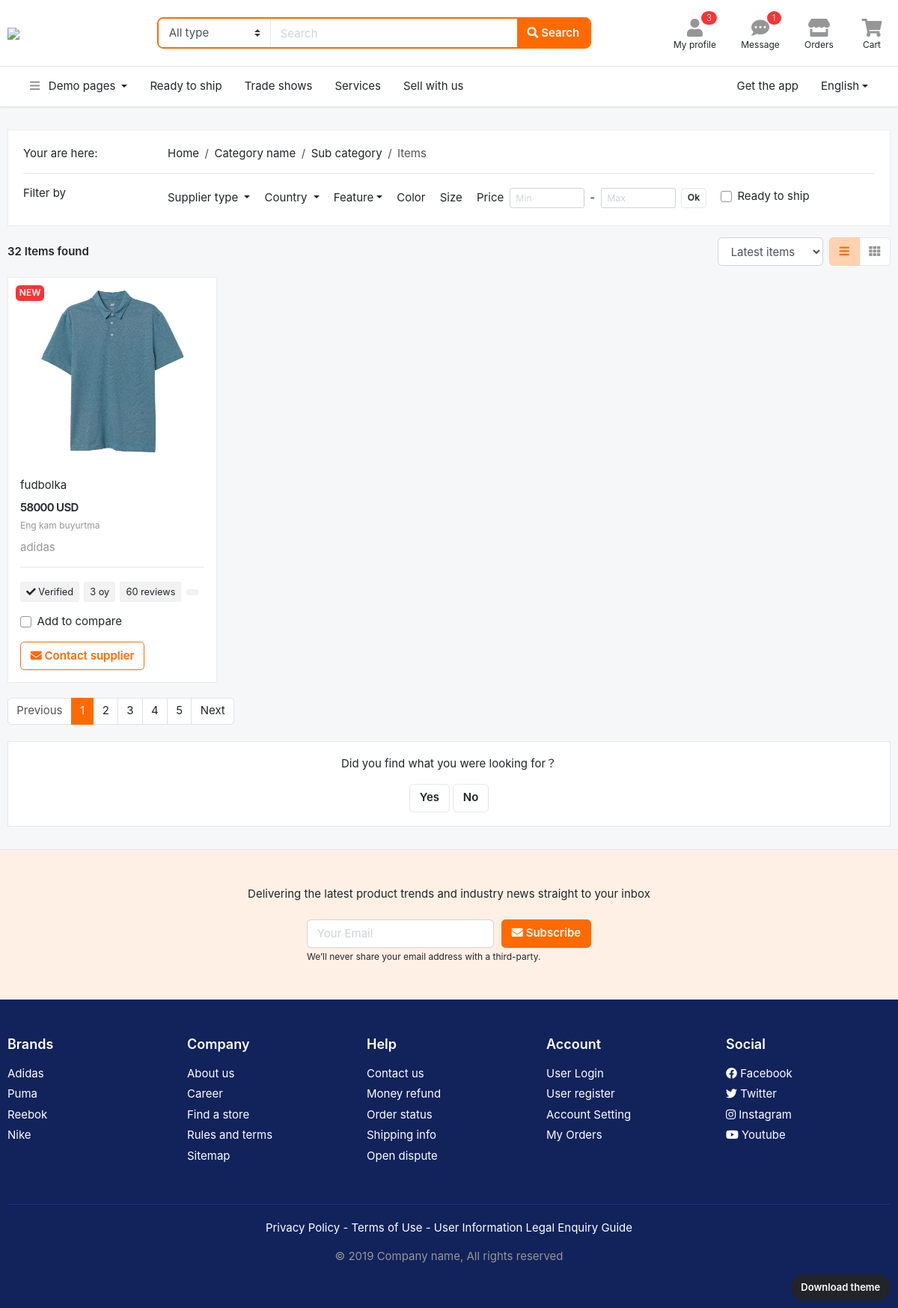
The page /ichki/8/ on the database its author committed.
### Alistyleapp/models.py (models this page shows, shortened)
class Mahsulot(models.Model):
    nom = models.CharField(max_length=50)
    narx = models.PositiveSmallIntegerField()
    ishlab_ch = models.CharField(max_length=100)
    kafolat = models.CharField(max_length=60)
    yetkazish = models.CharField(max_length=50)
    olchov = models.CharField(max_length=10, blank=True)
    min_buyurtma = models.CharField(max_length=10, blank=True)
    mavjud = models.BooleanField(default=True)
    batafsil = models.TextField()
    chegirma = models.PositiveSmallIntegerField(default=0)
    ichki = models.ForeignKey(Ichki, on_delete=models.SET_NULL, null=True, related_name="ichki_mahsulotlar")

class Media(models.Model):
    rasm = models.FileField()
    mahsulot = models.ForeignKey(Mahsulot, on_delete=models.SET_NULL, null=True, related_name="mahsulot_medialar")

### Alistyleapp/views.py (the view)
# urls.py: path('ichki/<int:pk>/', IchkiBolimView.as_view(), name="ichki_id"),
class IchkiBolimView(View):
    def get(self, request, pk):
        data = {
            "mahsulotlar": Ichki.objects.get(id=pk).ichki_mahsulotlar.all()
        }
        return render(request, "page-listing-grid.html", data)

### templates/page-listing-grid.html (shortened to what this page needs)
<!DOCTYPE HTML>
<html lang="en">
{% load static %}
<head>
<link href="{% static 'css/bootstrap.css' %}" rel="stylesheet" type="text/css"/>
<link href="{% static 'fonts/fontawesome/css/all.min.css' %}" type="text/css" rel="stylesheet">
<link href="{% static 'css/ui.css' %}" rel="stylesheet" type="text/css"/>
<link href="{% static 'css/responsive.css' %}" rel="stylesheet" type="text/css" />
</head>
<body>
<a href="{% static 'bootstrap-ecommerce.com/page-themes.html' %}" class="btn btn-dark rounded-pill" style="font-size:13px; z-index:100; position: fixed; bottom:10px; right:10px;">Download theme</a>
<header class="section-header">
<section class="header-main border-bottom">
	<div class="container">
		<div class="row align-items-center">
			<div class="col-xl-2 col-lg-3 col-md-12">
				<a href="{% static 'bootstrap-ecommerce.com' %}" class="brand-wrap">
					<img class="logo" src="images/logo.png">
				</a>
			</div>
			<div class="col-xl-6 col-lg-5 col-md-6">
				<form action="#" class="search-header">
					<div class="input-group w-100">
						<select class="custom-select border-right"  name="category_name">
								<option value="">All type</option><option value="codex">Special</option>
						</select>
					    <input type="text" class="form-control" placeholder="Search">
					    <div class="input-group-append">
					      <button class="btn btn-primary" type="submit">
					        <i class="fa fa-search"></i> Search
					      </button>
					    </div>
				    </div>
				</form>
			</div>
			<div class="col-xl-4 col-lg-4 col-md-6">
				<div class="widgets-wrap float-md-right">
					<div class="widget-header mr-3">
						<a href="#" class="widget-view">
							<div class="icon-area">
								<i class="fa fa-user"></i>
								<span class="notify">3</span>
							</div>
							<small class="text"> My profile </small>
						</a>
					</div>
					<div class="widget-header mr-3">
						<a href="#" class="widget-view">
							<div class="icon-area">
								<i class="fa fa-comment-dots"></i>
								<span class="notify">1</span>
							</div>
							<small class="text"> Message </small>
						</a>
					</div>
					<div class="widget-header mr-3">
						<a href="#" class="widget-view">
							<div class="icon-area">
								<i class="fa fa-store"></i>
							</div>
							<small class="text"> Orders </small>
						</a>
					</div>
					<div class="widget-header">
						<a href="#" class="widget-view">
							<div class="icon-area">
								<i class="fa fa-shopping-cart"></i>
							</div>
							<small class="text"> Cart </small>
						</a>
					</div>
				</div>
			</div>
		</div>
	</div>
</section>
<nav class="navbar navbar-main navbar-expand-lg border-bottom">
  <div class="container">
    <div class="collapse navbar-collapse" id="main_nav">
      <ul class="navbar-nav">
		<li class="nav-item dropdown">
			<a class="nav-link dropdown-toggle" data-toggle="dropdown" href="#"> <i class="fa fa-bars text-muted mr-2"></i> Demo pages </a>
		</li>
      	<li class="nav-item">
           <a class="nav-link" href="#">Ready to ship</a>
        </li>
        <li class="nav-item">
          <a class="nav-link" href="#">Trade shows</a>
        </li>
        <li class="nav-item">
          <a class="nav-link" href="#">Services</a>
        </li>
        <li class="nav-item">
          <a class="nav-link" href="#">Sell with us</a>
        </li>
      </ul>
      <ul class="navbar-nav ml-md-auto">
      	  <li class="nav-item">
            <a class="nav-link" href="#">Get the app</a>
          </li>
	      <li class="nav-item dropdown">
	        <a class="nav-link dropdown-toggle" href="http://example.com" data-toggle="dropdown">English</a>
	      </li>
	   </ul>
    </div>
  </div>
</nav>
</header>
<section class="section-content padding-y">
<div class="container">
<div class="card mb-3">
	<div class="card-body">
<div class="row">
	<div class="col-md-2"> Your are here: </div>
	<nav class="col-md-8">
	<ol class="breadcrumb">
	    <li class="breadcrumb-item"><a href="#">Home</a></li>
	    <li class="breadcrumb-item"><a href="#">Category name</a></li>
	    <li class="breadcrumb-item"><a href="#">Sub category</a></li>
	    <li class="breadcrumb-item active" aria-current="page">Items</li>
	</ol>
	</nav>
</div>
<hr>
<div class="row">
	<div class="col-md-2">Filter by</div>
	<div class="col-md-10">
		<ul class="list-inline">
		  <li class="list-inline-item mr-3 dropdown"><a href="#" class="dropdown-toggle" data-toggle="dropdown">   Supplier type </a>
	      </li>
	      <li class="list-inline-item mr-3 dropdown">
	      	<a href="#" class="dropdown-toggle" data-toggle="dropdown">  Country </a>
	      </li>
		  <li class="list-inline-item mr-3 dropdown">
		  	<a href="#" class="dropdown-toggle" data-toggle="dropdown">Feature</a>
		  </li>
		  <li class="list-inline-item mr-3"><a href="#">Color</a></li>
		  <li class="list-inline-item mr-3"><a href="#">Size</a></li>
		  <li class="list-inline-item mr-3">
		  	<div class="form-inline">
		  		<label class="mr-2">Price</label>
				<input class="form-control form-control-sm" placeholder="Min" type="number">
					<span class="px-2"> - </span>
				<input class="form-control form-control-sm" placeholder="Max" type="number">
				<button type="submit" class="btn btn-sm btn-light ml-2">Ok</button>
			</div>
		  </li>
		  <li class="list-inline-item mr-3">
		  	<label class="custom-control mt-1 custom-checkbox">
			  <div class="custom-control-label">Ready to ship
			  </div>
			</label>
		  </li>
		</ul>
	</div>
</div>
	</div>
</div>
<header class="mb-3">
		<div class="form-inline">
			<strong class="mr-md-auto">32 Items found </strong>
			<select class="mr-2 form-control">
				<option>Latest items</option>
			</select>
			<div class="btn-group">
				<a href="page-listing-grid.html" class="btn btn-light active" data-toggle="tooltip" title="List view">
					<i class="fa fa-bars"></i></a>
				<a href="page-listing-large.html" class="btn btn-light" data-toggle="tooltip" title="Grid view">
					<i class="fa fa-th"></i></a>
			</div>
		</div>
</header>
<div class="row">
	{% for mahsulot in mahsulotlar %}
	<div class="col-md-3">
		<figure class="card card-product-grid">
			<div class="img-wrap">
				<span class="badge badge-danger"> NEW </span>
				{% for media in mahsulot.mahsulot_medialar.all|slice:':1' %}
				<img src="{{media.rasm.url}}">
				{% endfor %}
			</div>
			<figcaption class="info-wrap">
					<a href="/mahsulot/{{mahsulot.id}}/" class="title mb-2">{{mahsulot.nom}}</a>
					<div class="price-wrap">
						<span class="price">{{mahsulot.narx}} USD</span>
					</div>
					<p class="mb-2">{{mahsulot.min_buyurtma}}<small class="text-muted">Eng kam buyurtma</small></p>
					<p class="text-muted ">{{mahsulot.ishlab_ch}}</p>
					<hr>
					<p class="mb-3">
						<span class="tag"> <i class="fa fa-check"></i> Verified</span>
						<span class="tag">{{mahsulot.kafolat}}</span>
						<span class="tag"> 60 reviews </span>
						<span class="tag"> {{mahsulot.mamlakat }} </span>
					</p>
					<label class="custom-control mb-3 custom-checkbox">
					  <div class="custom-control-label">Add to compare
					  </div>
					</label>
					<a href="#" class="btn btn-outline-primary"> <i class="fa fa-envelope"></i> Contact supplier </a>
			</figcaption>
		</figure>
	</div>
	{% endfor %}
</div>
<nav class="mb-4" aria-label="Page navigation sample">
  <ul class="pagination">
    <li class="page-item disabled"><a class="page-link" href="#">Previous</a></li>
    <li class="page-item active"><a class="page-link" href="#">1</a></li>
    <li class="page-item"><a class="page-link" href="#">2</a></li>
    <li class="page-item"><a class="page-link" href="#">3</a></li>
    <li class="page-item"><a class="page-link" href="#">4</a></li>
    <li class="page-item"><a class="page-link" href="#">5</a></li>
    <li class="page-item"><a class="page-link" href="#">Next</a></li>
  </ul>
</nav>
<div class="box text-center">
	<p>Did you find what you were looking for？</p>
	<a href="" class="btn btn-light">Yes</a>
	<a href="" class="btn btn-light">No</a>
</div>
</div>
</section>
<section class="padding-y-lg bg-light border-top">
<div class="container">
<p class="pb-2 text-center">Delivering the latest product trends and industry news straight to your inbox</p>
<div class="row justify-content-md-center">
	<div class="col-lg-4 col-sm-6">
<form class="form-row">
		<div class="col-8">
		<input class="form-control" placeholder="Your Email" type="email">
		</div>
		<div class="col-4">
		<button type="submit" class="btn btn-block btn-warning"> <i class="fa fa-envelope"></i> Subscribe </button>
		</div>
</form>
<small class="form-text">We’ll never share your email address with a third-party. </small>
	</div>
</div>
</div>
</section>
<footer class="section-footer bg-secondary">
	<div class="container">
		<section class="footer-top padding-y-lg text-white">
			<div class="row">
				<aside class="col-md col-6">
					<h6 class="title">Brands</h6>
					<ul class="list-unstyled">
						<li> <a href="#">Adidas</a></li>
						<li> <a href="#">Puma</a></li>
						<li> <a href="#">Reebok</a></li>
						<li> <a href="#">Nike</a></li>
					</ul>
				</aside>
				<aside class="col-md col-6">
					<h6 class="title">Company</h6>
					<ul class="list-unstyled">
						<li> <a href="#">About us</a></li>
						<li> <a href="#">Career</a></li>
						<li> <a href="#">Find a store</a></li>
						<li> <a href="#">Rules and terms</a></li>
						<li> <a href="#">Sitemap</a></li>
					</ul>
				</aside>
				<aside class="col-md col-6">
					<h6 class="title">Help</h6>
					<ul class="list-unstyled">
						<li> <a href="#">Contact us</a></li>
						<li> <a href="#">Money refund</a></li>
						<li> <a href="#">Order status</a></li>
						<li> <a href="#">Shipping info</a></li>
						<li> <a href="#">Open dispute</a></li>
					</ul>
				</aside>
				<aside class="col-md col-6">
					<h6 class="title">Account</h6>
					<ul class="list-unstyled">
						<li> <a href="#"> User Login </a></li>
						<li> <a href="#"> User register </a></li>
						<li> <a href="#"> Account Setting </a></li>
						<li> <a href="#"> My Orders </a></li>
					</ul>
				</aside>
				<aside class="col-md">
					<h6 class="title">Social</h6>
					<ul class="list-unstyled">
						<li><a href="#"> <i class="fab fa-facebook"></i> Facebook </a></li>
						<li><a href="#"> <i class="fab fa-twitter"></i> Twitter </a></li>
						<li><a href="#"> <i class="fab fa-instagram"></i> Instagram </a></li>
						<li><a href="#"> <i class="fab fa-youtube"></i> Youtube </a></li>
					</ul>
				</aside>
			</div>
		</section>
		<section class="footer-bottom text-center">
				<p class="text-white">Privacy Policy - Terms of Use - User Information Legal Enquiry Guide</p>
				<p class="text-muted"> &copy 2019 Company name, All rights reserved </p>
				<br>
		</section>
	</div>
</footer>
</body>
</html>

### static/css/ui.css (style rules this page uses)
html { font-family:'Inter', sans-serif;font-size:15px }
.img-wrap { text-align:center;display:block }
.img-wrap img { max-width:100% }
.price-wrap { letter-spacing:-0.7px }
.padding-y { padding-top:30px;padding-bottom:30px }
.padding-y-lg { padding-top:48px;padding-bottom:48px }
figure { margin-bottom:0 }
.section-header { background-color:#fff;-webkit-box-shadow:0 0 3px rgba(51,51,51,0.15);box-shadow:0 0 3px rgba(51,51,51,0.15) }
.header-main { position:relative;padding-top:1rem;padding-bottom:1rem }
.brand-wrap .logo,.navbar-brand .logo { margin-right:7px;max-height:34px;display:inline-block }
.search-header { border:2px solid #ff6a00;border-radius:.55rem }
.search-header .form-control,.search-header .custom-select { border-color:transparent }
.search-header select { -ms-flex-preferred-size:150px !important;flex-basis:150px !important;-webkit-box-flex:0 !important;-ms-flex-positive:0 !important;flex-grow:0 !important }
.widget-header { display:inline-block;vertical-align:middle;position:relative }
.widget-header .widget-view { padding:5px 7px;display:inline-block;position:relative;text-align:center }
.widget-header .icon-area { font-size:24px;display:inline-block;width:36px;height:30px;color:#969696 }
.widget-header .icon-area .notify { position:absolute;top:0px;right:8% }
.widget-header .text { max-width:80px;overflow:hidden;text-overflow:ellipsis;white-space:nowrap;display:block;line-height:1.2 }
.widget-header a { color:#212529 }
.section-footer ul li { margin-bottom:5px }
.section-footer ul a { color:inherit }
.section-footer .title { font-weight:600;margin-bottom:16px;font-size:18px }
.footer-bottom { padding-top:20px;padding-bottom:20px;border-top:1px solid #1a3286 }
.btn-light { background-color:#fff;border-color:#e5e7ea }
.btn-light i { color:#969696 }
.btn-light.active i { color:#ff6a00 }
.list-inline { margin-bottom:0 }
.list-inline-item { vertical-align:middle }
[class*="list-"] li:after { visibility:hidden;display:block;content:"";overflow:hidden;height:0;clear:both }
[class*='card-product'] a.title { color:#212529;display:block }
[class*='card-product'] .img-wrap .badge { top:10px;left:10px;position:absolute }
[class*='card-product'] p { margin-bottom:0 }
[class*='card-product'] .img-wrap { overflow:hidden;position:relative }
[class*='card-product'] .img-wrap img { height:100%;max-width:100%;width:auto;display:inline-block;-o-object-fit:cover;object-fit:cover }
.card-product-grid { margin-bottom:20px }
.card-product-grid .img-wrap { height:250px }
.card-product-grid .info-wrap { overflow:hidden;padding:16px }
.card .img-wrap { overflow:hidden }
.tag { display:inline-block;padding:3px 7px;background:#f2f2f2;border:1px solid #eee;border-radius:3px;margin-top:4px;margin-right:2px;font-size:85% }
.notify { position:absolute;top:-4px;right:-10px;display:inline-block;padding:.25em .6em;font-size:12px;line-height:1;text-align:center;font-weight:300;border-radius:3rem;color:#fff;background-color:#fa3434 }
.price { font-weight:600;color:#212529 }
.box { padding:18px;background:#fff;border:1px solid #e5e7ea }
.form-inline input[type='number'] { max-width:100px }
body { background-color:#f6f7f9 }

### rows shown on the page
Mahsulot: nom "fudbolka", narx "58000", ishlab_ch "adidas", kafolat "3 oy"
Media: rasm (picture)
